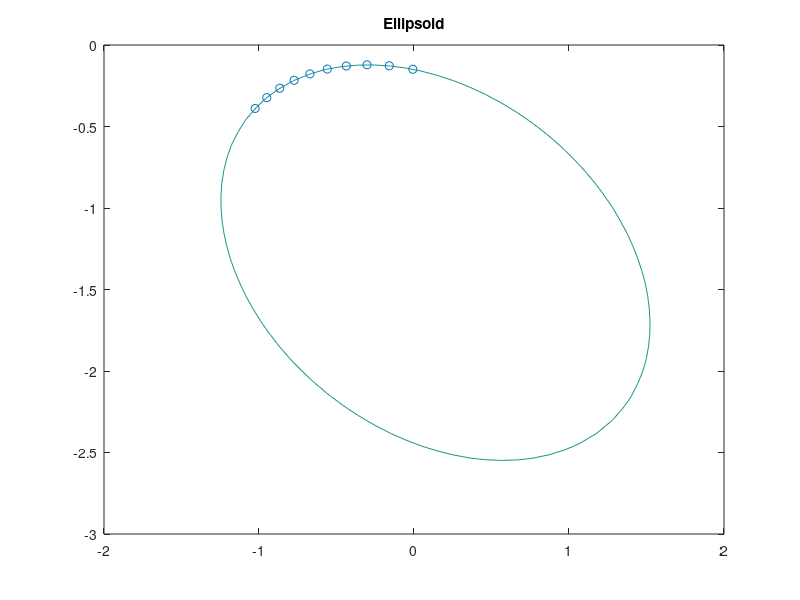
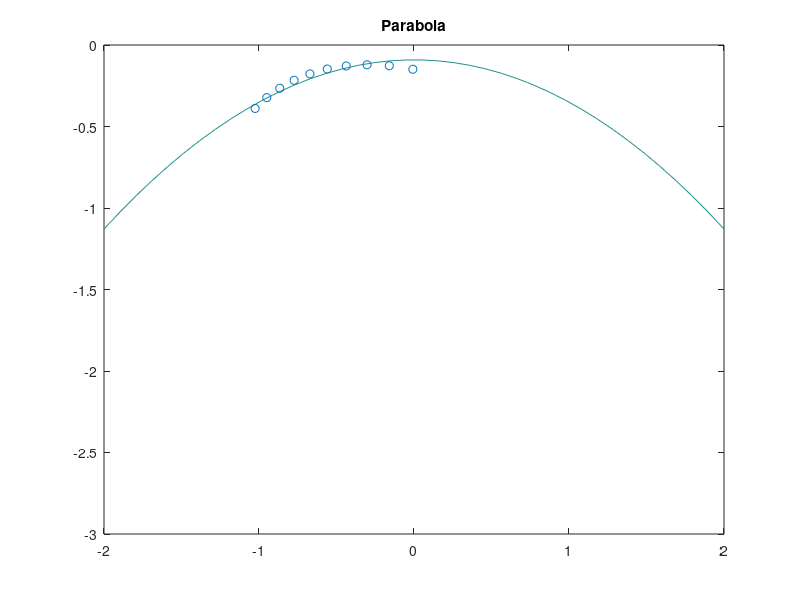

These charts were generated, in order, by the following MATLAB code:
function test_asteroid()

format short;
close all;
x=[ -1.024940, -0.949898, -0.866114, -0.773392, -0.671372, -0.559524 -0.437067, -0.302909, -0.159493, -0.007464]';
y=[-0.389269, -0.322894, -0.265256, -0.216557, -0.177152, -0.147582, -0.128618, -0.121353, -0.127348, -0.148895]';

A=[y.^2, x.*y, x, y, ones(size(x))];
md = x.^2;

coef=A\md;
a=coef(1); b=coef(2); c=coef(3); d=coef(4); e=coef(5);
disp([a,b,c,d,e]);

u=linspace(-2,2,40);
v=linspace(-3,0,40);
[X, Y]=meshgrid(u,v); 

z=a*Y.^2+b*X.*Y+c*X+d*Y+e-X.^2;
figure(1);
contour(X,Y,z,[0,0]); hold on
plot(x,y,'o');
title("Ellipsoid")
disp("Ellipsoid model error")
ere= norm(a*y.^2+b*x.*y+c*x+d*y+e-x.^2)

figure(2);
A=[y,ones(size(y))];
md =x.^2;
coef=A\md;
a=coef(1); 
e = coef(2);
disp([a,e]);

u=linspace(-2,2,40);
v=linspace(-3,0,40);
[X, Y]=meshgrid(u,v); 

z=a*Y+ e-X.^2;
contour(X,Y,z,[0,0]); hold on
plot(x,y,'o');
title("Parabola")
disp("Parabola model error")
erp= norm(a*y+e-x.^2)



